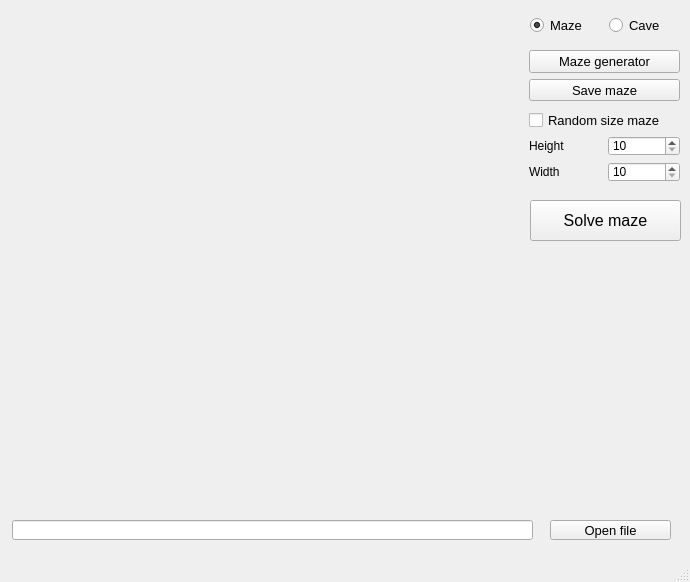
<?xml version="1.0" encoding="UTF-8"?>
<ui version="4.0">
 <class>maze_view</class>
 <widget class="QMainWindow" name="maze_view">
  <property name="geometry">
   <rect>
    <x>0</x>
    <y>0</y>
    <width>690</width>
    <height>582</height>
   </rect>
  </property>
  <property name="windowTitle">
   <string>Maze</string>
  </property>
  <widget class="QWidget" name="centralwidget">
   <widget class="QWidget" name="widget" native="true">
    <property name="geometry">
     <rect>
      <x>10</x>
      <y>10</y>
      <width>500</width>
      <height>500</height>
     </rect>
    </property>
    <property name="font">
     <font>
      <pointsize>7</pointsize>
     </font>
    </property>
   </widget>
   <widget class="QPushButton" name="pushButton_open">
    <property name="geometry">
     <rect>
      <x>550</x>
      <y>520</y>
      <width>121</width>
      <height>20</height>
     </rect>
    </property>
    <property name="font">
     <font>
      <pointsize>10</pointsize>
     </font>
    </property>
    <property name="text">
     <string>Open file</string>
    </property>
   </widget>
   <widget class="QLineEdit" name="lineEdit">
    <property name="geometry">
     <rect>
      <x>12</x>
      <y>520</y>
      <width>521</width>
      <height>20</height>
     </rect>
    </property>
   </widget>
   <widget class="QWidget" name="horizontalLayoutWidget">
    <property name="geometry">
     <rect>
      <x>530</x>
      <y>10</y>
      <width>151</width>
      <height>31</height>
     </rect>
    </property>
    <layout class="QHBoxLayout" name="horizontalLayout">
     <item>
      <widget class="QRadioButton" name="radioButton_maze">
       <property name="font">
        <font>
         <pointsize>10</pointsize>
        </font>
       </property>
       <property name="text">
        <string>Maze</string>
       </property>
       <property name="checked">
        <bool>true</bool>
       </property>
      </widget>
     </item>
     <item>
      <widget class="QRadioButton" name="radioButton_cave">
       <property name="font">
        <font>
         <pointsize>10</pointsize>
        </font>
       </property>
       <property name="text">
        <string>Cave</string>
       </property>
      </widget>
     </item>
    </layout>
   </widget>
   <widget class="QWidget" name="gridLayoutWidget">
    <property name="geometry">
     <rect>
      <x>529</x>
      <y>110</y>
      <width>151</width>
      <height>72</height>
     </rect>
    </property>
    <layout class="QGridLayout" name="gridLayout">
     <item row="1" column="0">
      <widget class="QLabel" name="label_height">
       <property name="text">
        <string>Height</string>
       </property>
      </widget>
     </item>
     <item row="2" column="1">
      <widget class="QSpinBox" name="spinBox_width">
       <property name="minimum">
        <number>10</number>
       </property>
       <property name="maximum">
        <number>500</number>
       </property>
       <property name="value">
        <number>10</number>
       </property>
      </widget>
     </item>
     <item row="1" column="1">
      <widget class="QSpinBox" name="spinBox_height">
       <property name="minimum">
        <number>10</number>
       </property>
       <property name="maximum">
        <number>500</number>
       </property>
       <property name="value">
        <number>10</number>
       </property>
      </widget>
     </item>
     <item row="2" column="0">
      <widget class="QLabel" name="label_width">
       <property name="text">
        <string>Width</string>
       </property>
      </widget>
     </item>
     <item row="0" column="0" colspan="2">
      <widget class="QCheckBox" name="checkBox_randon">
       <property name="font">
        <font>
         <pointsize>10</pointsize>
        </font>
       </property>
       <property name="text">
        <string>Random size maze</string>
       </property>
      </widget>
     </item>
    </layout>
   </widget>
   <widget class="QPushButton" name="pushButton_run">
    <property name="geometry">
     <rect>
      <x>530</x>
      <y>200</y>
      <width>151</width>
      <height>41</height>
     </rect>
    </property>
    <property name="font">
     <font>
      <pointsize>12</pointsize>
     </font>
    </property>
    <property name="text">
     <string>Solve maze</string>
    </property>
   </widget>
   <widget class="QWidget" name="verticalLayoutWidget">
    <property name="geometry">
     <rect>
      <x>529</x>
      <y>50</y>
      <width>151</width>
      <height>51</height>
     </rect>
    </property>
    <layout class="QVBoxLayout" name="verticalLayout">
     <item>
      <widget class="QPushButton" name="pushButton_gen">
       <property name="font">
        <font>
         <pointsize>10</pointsize>
        </font>
       </property>
       <property name="text">
        <string>Maze generator</string>
       </property>
      </widget>
     </item>
     <item>
      <widget class="QPushButton" name="pushButton_save">
       <property name="font">
        <font>
         <pointsize>10</pointsize>
        </font>
       </property>
       <property name="text">
        <string>Save maze</string>
       </property>
      </widget>
     </item>
    </layout>
   </widget>
  </widget>
  <widget class="QMenuBar" name="menubar">
   <property name="geometry">
    <rect>
     <x>0</x>
     <y>0</y>
     <width>690</width>
     <height>17</height>
    </rect>
   </property>
  </widget>
  <widget class="QStatusBar" name="statusbar"/>
 </widget>
 <resources/>
 <connections/>
</ui>
